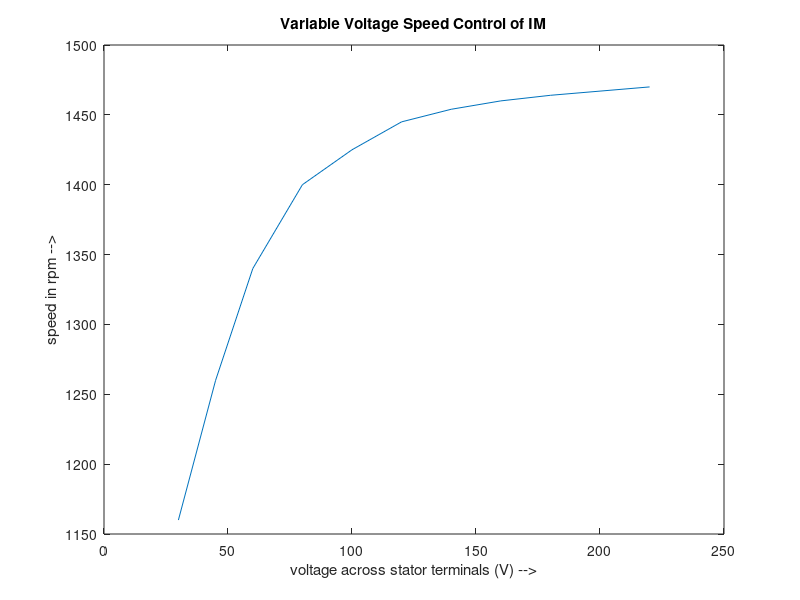

Reproduce this figure in MATLAB.
V1 = 220:-20:60;
V2 = [45 30];   
V = [V1 V2];
speed = [1470 1467 1464 1460 1454 1445 1425 1400 1340 1260 1160];

plot(V,speed)
title('Variable Voltage Speed Control of IM')
xlabel ('voltage across stator terminals (V) -->')
ylabel ('speed in rpm -->')